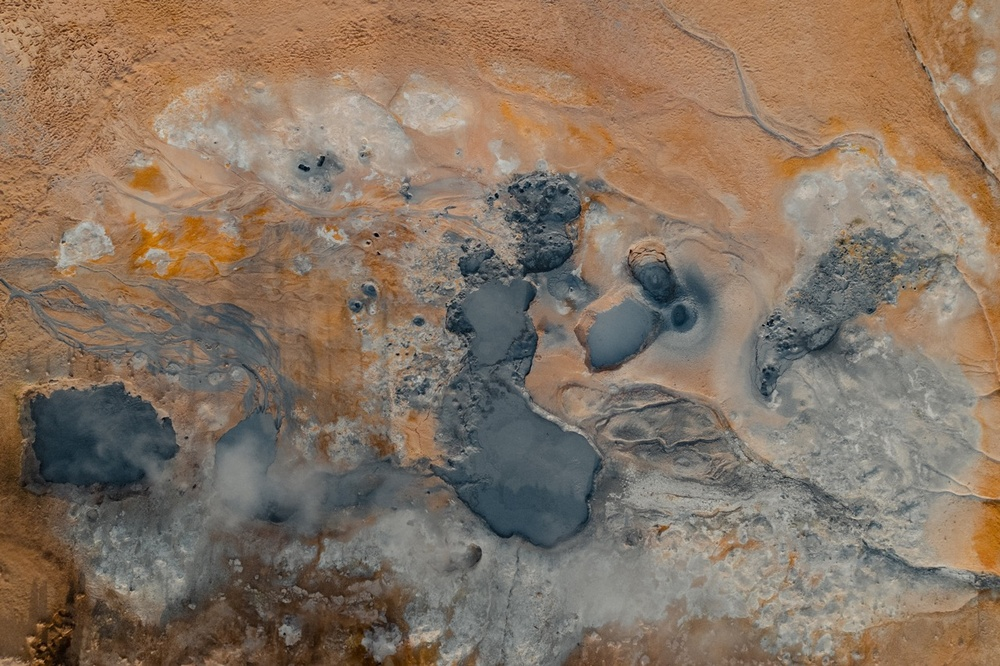
#> input picture og_img.jpeg, 1000 x 666 px, shrunk from 1280 x 853 before the run
$ jupyter execute 4_edge_detection.ipynb   (shell and % lines are left out)   (older library calls are emulated)
#> lines starting #> are read from the running program, lines starting #| are printed output that depends on the picture
<a href="https://colab.research.google.com/github/rbansal42/computer-vision/blob/main/4_edge_detection.ipynb" target="_parent"></a>

[cell 1]
# Installing Dependencies

from google.colab.patches import cv2_imshow

[cell 2]
# Importing required packages

import cv2
print("Successfully imported")

[cell 3]
# Reading image

OG_img = cv2.imread("og_img.jpeg")
#> OG_img is the input picture: shape (666, 1000, 3); mean B, G, R 99, 115.8, 134.1
print("Image read successfully")

# Viewing imported image
print("Rendering Image")
cv2_imshow(OG_img)

[cell 4]
sobelX = cv2.Sobel(src = OG_img, ddepth = cv2.CV_64F, dx=1, dy=0, ksize = 5)
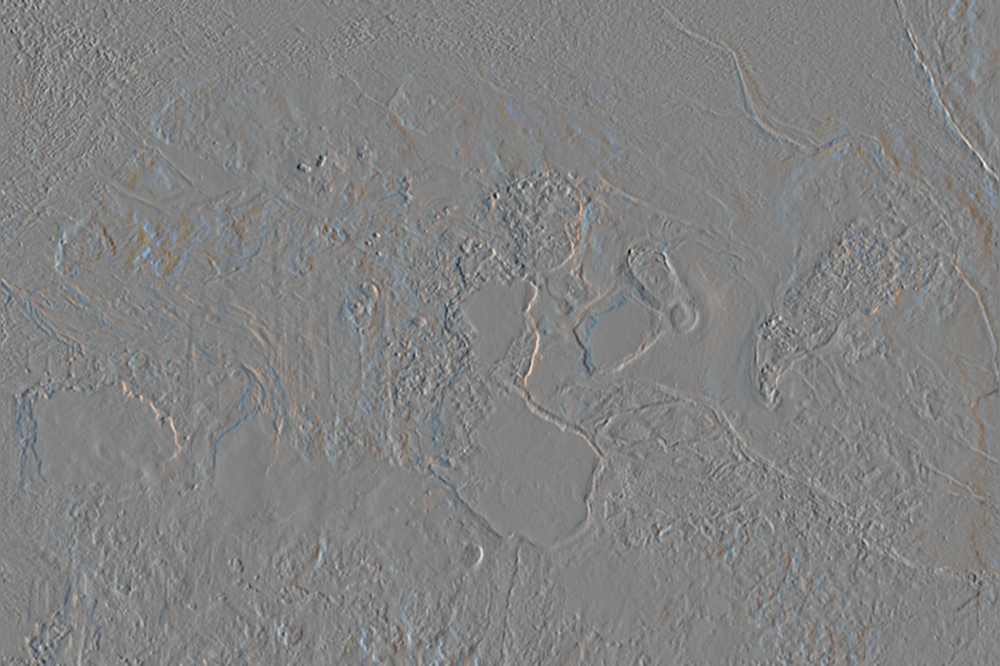
#> sobelX: shape (666, 1000, 3) float64; mean B, G, R 1.5, 2.6, 3.3; drawn with min black and max white
sobelY = cv2.Sobel(src = OG_img, ddepth = cv2.CV_64F, dx=0, dy=1, ksize = 5)
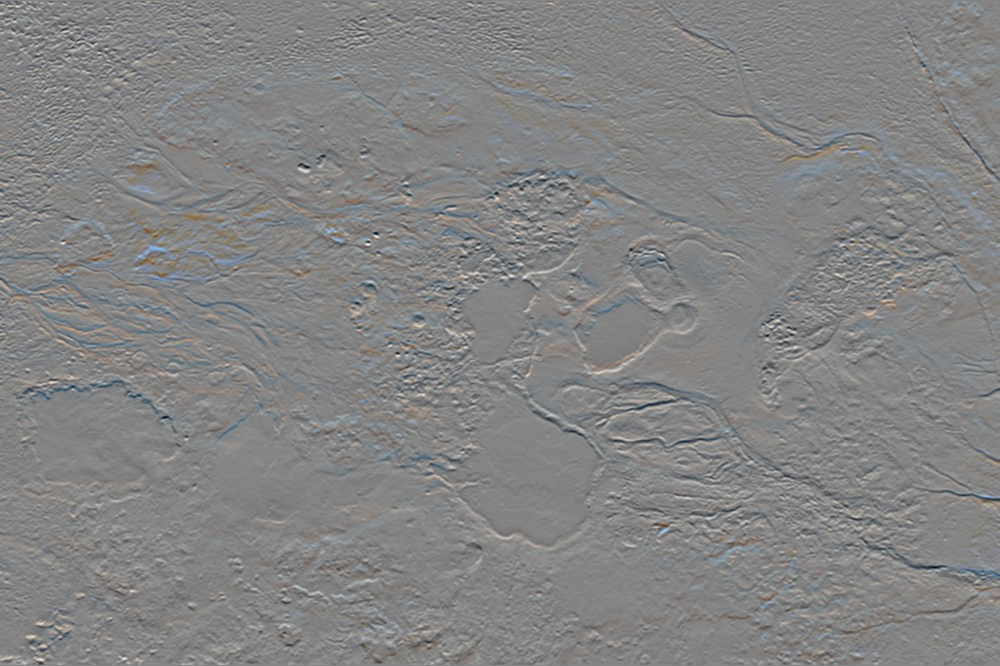
#> sobelY: shape (666, 1000, 3) float64; mean B, G, R -3.9, -6.4, -10.2; drawn with min black and max white
sobelZ = cv2.Sobel(src = OG_img, ddepth = cv2.CV_64F, dx=1, dy=1, ksize = 5)
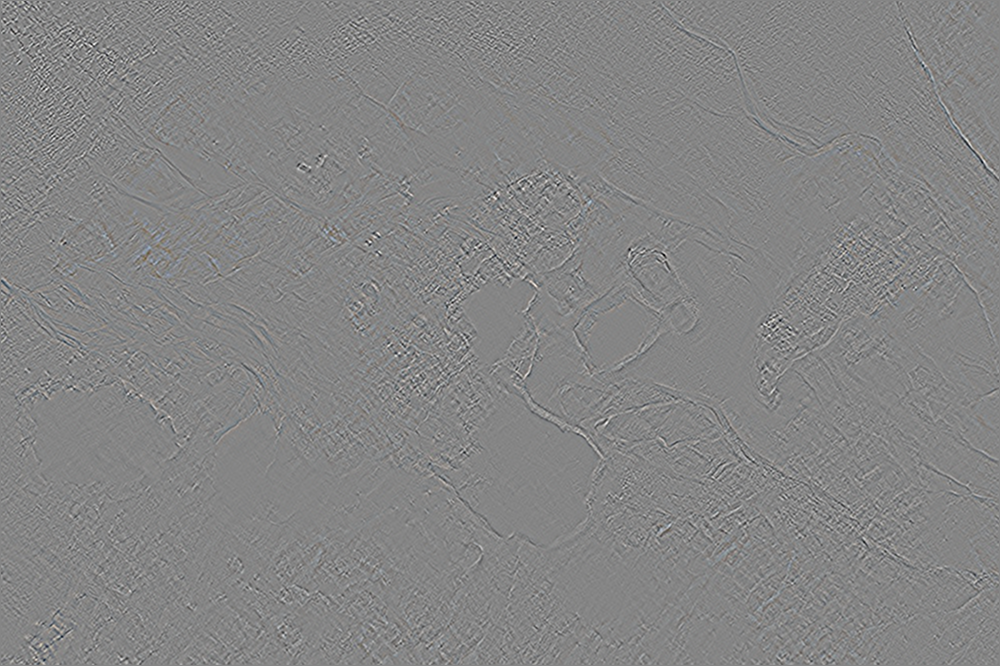
#> sobelZ: shape (666, 1000, 3) float64; mean B, G, R 0, 0, 0; drawn with min black and max white

[cell 5]
cv2_imshow(sobelX)
cv2_imshow(sobelY)
cv2_imshow(sobelZ)

[cell 6]
cannyImg = cv2.Canny(OG_img, threshold1= 100, threshold2= 200)
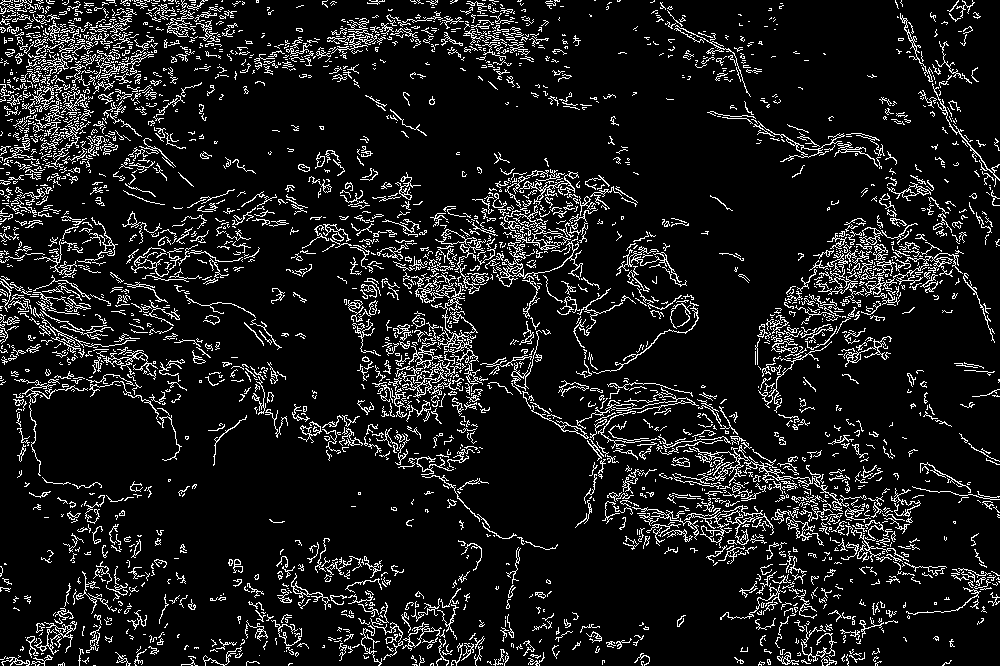
#> cannyImg: shape (666, 1000); 10.2% white in thin lines or dots
cv2_imshow(cannyImg)
